Frame 1 (no input): blank canvas, image omitted
Frame 60 (the mouse pressed at the canvas centre just before this capture): blank canvas, image omitted
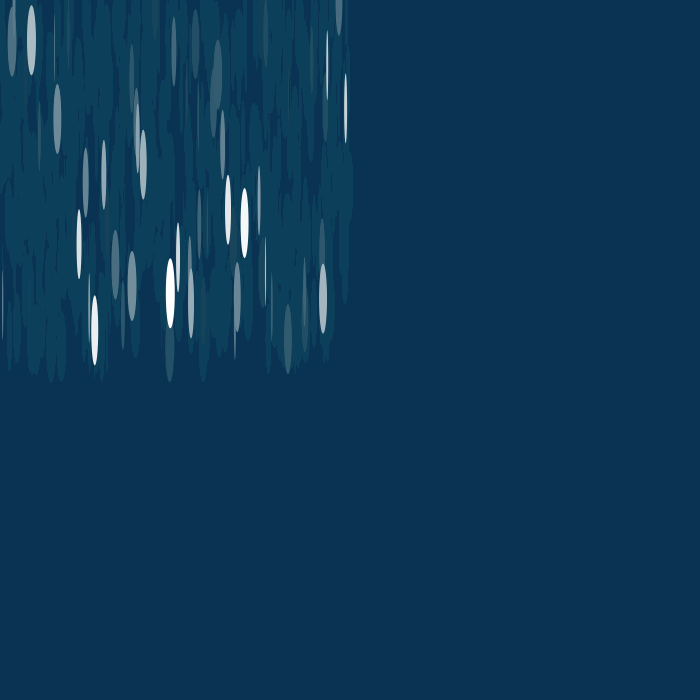
Frame 120 (the mouse held since frame 60 and released just before this capture)

The Processing sketch whose frames 1 and 60 were blank and that drew this single picture after the mouse press (run headless with seeded random() and noise(); from frame 60 on, the mouse is pressed at the canvas centre):

// Processing sketch: day2_iteration_random
// ── day2_iteration_random.pde
//loops and randomness


void setup(){
  size(700,700);
  noStroke();
  background(#0A3252);
}

void draw(){
  for(int i=0; i<10; i=i+1){
    fill(#0A3252,10);
    rect(0,0,width,height);
    fill(#ffffff);
    ellipse(random(mouseX), random(mouseY),i,70);
  }
}
